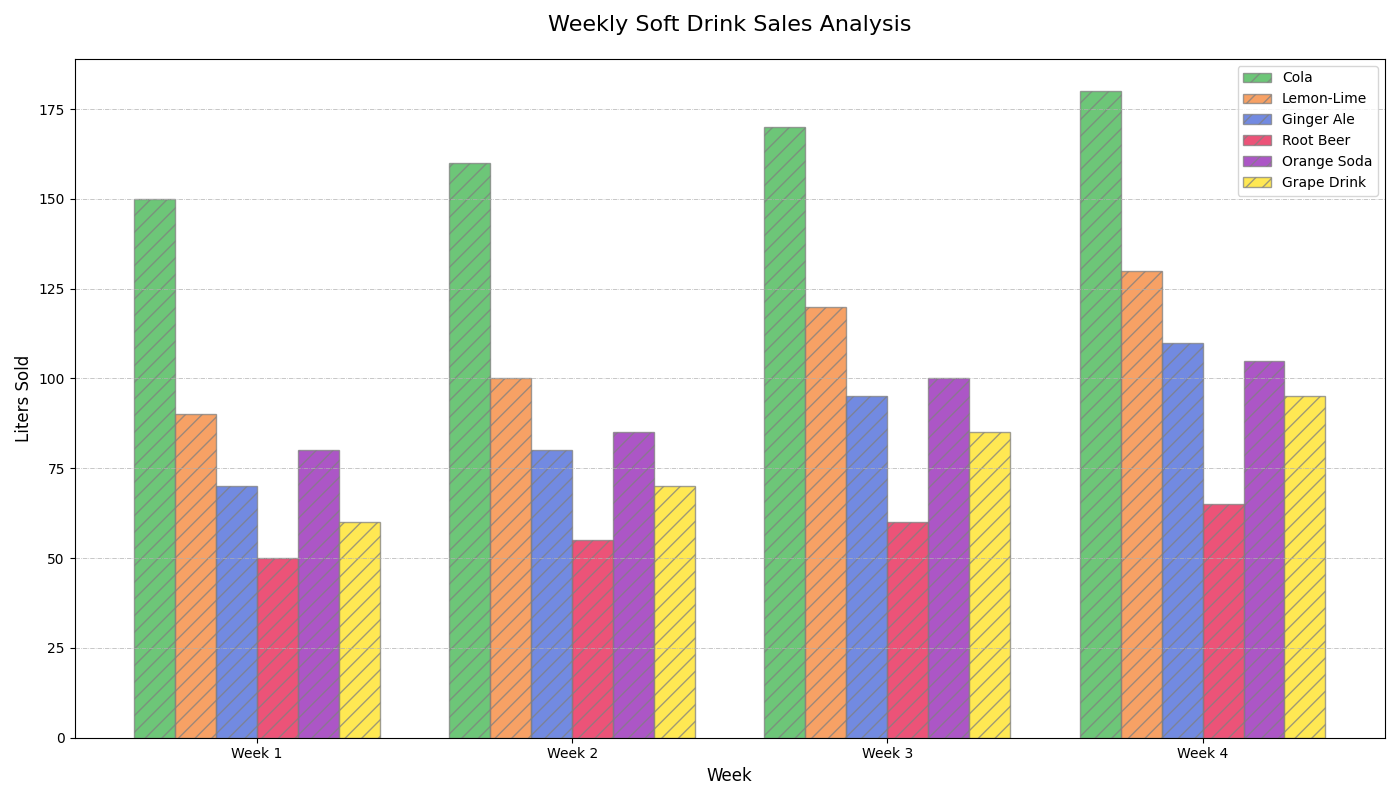

Here is the Python script that generated this plot:
import matplotlib.pyplot as plt
import numpy as np

weeks = ['Week 1', 'Week 2', 'Week 3', 'Week 4']
soft_drinks = ['Cola', 'Lemon-Lime', 'Ginger Ale', 'Root Beer', 'Orange Soda', 'Grape Drink']

cola_sales = [150, 160, 170, 180]
lemon_lime_sales = [90, 100, 120, 130]
ginger_ale_sales = [70, 80, 95, 110]
root_beer_sales = [50, 55, 60, 65]
orange_soda_sales = [80, 85, 100, 105]
grape_drink_sales = [60, 70, 85, 95]

sales_data = [cola_sales, lemon_lime_sales, ginger_ale_sales, root_beer_sales, orange_soda_sales, grape_drink_sales]
new_colors = ['#3cb44b', '#f58231', '#4363d8', '#e6194b', '#911eb4', '#ffe119']

fig, ax = plt.subplots(figsize=(14, 8))

bar_width = 0.13
index = np.arange(len(weeks))

for i, (sales, color, drink) in enumerate(zip(sales_data, new_colors, soft_drinks)):
    ax.bar(index + i * bar_width, sales, width=bar_width, color=color, edgecolor='grey', label=drink, alpha=0.75, hatch='//')

ax.set_title('Weekly Soft Drink Sales Analysis', fontsize=16, pad=20)
ax.set_xlabel('Week', fontsize=12)
ax.set_ylabel('Liters Sold', fontsize=12)
ax.set_xticks(index + bar_width * (len(soft_drinks) - 1) / 2)
ax.set_xticklabels(weeks)

ax.legend(loc='best', fontsize=10)
ax.yaxis.grid(True, linestyle='-.', linewidth=0.5)

plt.tight_layout()
plt.show()
